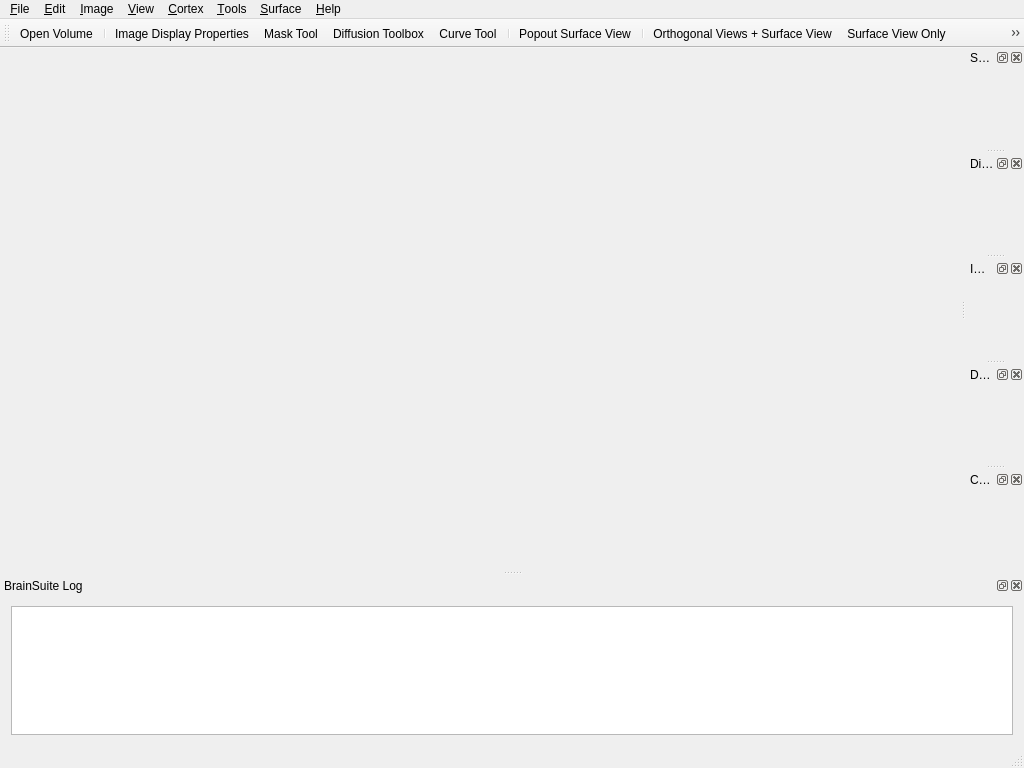
<?xml version="1.0" encoding="UTF-8"?>
<ui version="4.0">
 <class>BrainSuiteWindow</class>
 <widget class="QMainWindow" name="BrainSuiteWindow">
  <property name="geometry">
   <rect>
    <x>0</x>
    <y>0</y>
    <width>1024</width>
    <height>768</height>
   </rect>
  </property>
  <property name="focusPolicy">
   <enum>Qt::ClickFocus</enum>
  </property>
  <property name="acceptDrops">
   <bool>true</bool>
  </property>
  <property name="windowTitle">
   <string>BrainSuiteWindow</string>
  </property>
  <widget class="QWidget" name="centralWindow">
   <property name="enabled">
    <bool>true</bool>
   </property>
   <layout class="QGridLayout" name="gridLayout">
    <item row="2" column="2">
     <spacer name="verticalSpacer_2">
      <property name="orientation">
       <enum>Qt::Vertical</enum>
      </property>
      <property name="sizeHint" stdset="0">
       <size>
        <width>20</width>
        <height>40</height>
       </size>
      </property>
     </spacer>
    </item>
    <item row="0" column="2">
     <spacer name="verticalSpacer">
      <property name="orientation">
       <enum>Qt::Vertical</enum>
      </property>
      <property name="sizeHint" stdset="0">
       <size>
        <width>20</width>
        <height>40</height>
       </size>
      </property>
     </spacer>
    </item>
    <item row="1" column="3">
     <spacer name="horizontalSpacer_2">
      <property name="orientation">
       <enum>Qt::Horizontal</enum>
      </property>
      <property name="sizeHint" stdset="0">
       <size>
        <width>40</width>
        <height>20</height>
       </size>
      </property>
     </spacer>
    </item>
    <item row="1" column="0">
     <spacer name="horizontalSpacer">
      <property name="orientation">
       <enum>Qt::Horizontal</enum>
      </property>
      <property name="sizeHint" stdset="0">
       <size>
        <width>40</width>
        <height>20</height>
       </size>
      </property>
     </spacer>
    </item>
    <item row="0" column="1">
     <widget class="WelcomeSplashPage" name="splashWidget" native="true">
      <property name="minimumSize">
       <size>
        <width>640</width>
        <height>480</height>
       </size>
      </property>
     </widget>
    </item>
   </layout>
  </widget>
  <widget class="QMenuBar" name="menuBar">
   <property name="geometry">
    <rect>
     <x>0</x>
     <y>0</y>
     <width>1024</width>
     <height>22</height>
    </rect>
   </property>
   <widget class="QMenu" name="menuFile">
    <property name="title">
     <string>&amp;File</string>
    </property>
    <widget class="QMenu" name="menu_Open_2">
     <property name="title">
      <string>&amp;Open</string>
     </property>
     <addaction name="action_Mask_Volume"/>
     <addaction name="action_Label_Volume"/>
     <addaction name="action_Open_Overlay_Volume"/>
     <addaction name="action_Overlay2_Volume"/>
     <addaction name="actionTime_series_list"/>
     <addaction name="actionColormap_LUT"/>
     <addaction name="separator"/>
     <addaction name="action_Tissue_Fraction_Volume"/>
     <addaction name="action_Hemisphere_Label_Volume"/>
     <addaction name="separator"/>
     <addaction name="action_Surface"/>
     <addaction name="action_OpenCurveset"/>
     <addaction name="separator"/>
     <addaction name="action_Fiber_Tract_Set"/>
     <addaction name="actionOpen_connectivity_matrix"/>
     <addaction name="action_HARDI_SHC_Data"/>
     <addaction name="actionLoad_ODF_Maxima"/>
     <addaction name="separator"/>
     <addaction name="actionLabel_Description_File"/>
     <addaction name="actionLoad_Custom_Cerebrum_Mask"/>
     <addaction name="separator"/>
     <addaction name="action_BST_File"/>
     <addaction name="separator"/>
     <addaction name="actionExtraction_Settings"/>
    </widget>
    <widget class="QMenu" name="menu_Save">
     <property name="title">
      <string>&amp;Save Volume</string>
     </property>
     <addaction name="action_Save_Primary_Volume"/>
     <addaction name="action_Save_Overlay1_Volume"/>
     <addaction name="action_Save_Overlay2_Volume"/>
     <addaction name="action_SaveMaskVolume"/>
     <addaction name="action_Save_Label_Volume"/>
     <addaction name="separator"/>
     <addaction name="separator"/>
     <addaction name="actionODF_Eig"/>
    </widget>
    <widget class="QMenu" name="menuRecent_Volume">
     <property name="title">
      <string>&amp;Recent Files</string>
     </property>
     <addaction name="actionMRU1"/>
    </widget>
    <widget class="QMenu" name="menuSave_Fiber_Tracts">
     <property name="title">
      <string>Save Fiber Tracks</string>
     </property>
     <addaction name="actionSave_Full_Set"/>
     <addaction name="actionSave_Subset"/>
    </widget>
    <addaction name="actionImage_Volume"/>
    <addaction name="menu_Open_2"/>
    <addaction name="menuRecent_Volume"/>
    <addaction name="menu_Save"/>
    <addaction name="menuSave_Fiber_Tracts"/>
    <addaction name="actionSave_Extraction_Settings"/>
    <addaction name="actionSave_Connectivity_Matrix"/>
    <addaction name="actionSave_Surfaceview_Screenshot"/>
    <addaction name="separator"/>
    <addaction name="actionUse_Native_File_Dialogs"/>
    <addaction name="actionExit"/>
   </widget>
   <widget class="QMenu" name="menu_Surface">
    <property name="title">
     <string>&amp;Surface</string>
    </property>
    <addaction name="actionSurface_DisplayProperties"/>
    <addaction name="action_Continuous_sync_with_image_view"/>
    <addaction name="action_Reset_Surface_View"/>
    <addaction name="action_Popout_Surface_View"/>
   </widget>
   <widget class="QMenu" name="menu_Edit">
    <property name="enabled">
     <bool>true</bool>
    </property>
    <property name="title">
     <string>&amp;Edit</string>
    </property>
    <addaction name="action_Undo_mask_edit"/>
    <addaction name="actionRedo_mask_edit"/>
    <addaction name="actionDisable_Mask_Undo_System"/>
   </widget>
   <widget class="QMenu" name="menu_Image">
    <property name="title">
     <string>&amp;Image</string>
    </property>
    <widget class="QMenu" name="menuVolume_LUT">
     <property name="title">
      <string>Volume LUT</string>
     </property>
    </widget>
    <widget class="QMenu" name="menuScreen_Mask_Mode">
     <property name="title">
      <string>Screen &amp;Mask Mode</string>
     </property>
     <addaction name="action_Stencil"/>
     <addaction name="action_Outline"/>
     <addaction name="action_Blend"/>
     <addaction name="action_Mask_Only"/>
    </widget>
    <addaction name="actionShow_Volume"/>
    <addaction name="actionShow_Overlay_1"/>
    <addaction name="actionShow_Overlay_2"/>
    <addaction name="actionShow_Label_Overlay"/>
    <addaction name="actionScreen_with_Mask_Volume"/>
    <addaction name="menuScreen_Mask_Mode"/>
    <addaction name="actionShow_Labels_as_Outlines"/>
    <addaction name="separator"/>
    <addaction name="menuVolume_LUT"/>
    <addaction name="actionOverlay1_LUT"/>
    <addaction name="actionOverlay2_LUT"/>
    <addaction name="action_Autoscale_Image_Intensities"/>
    <addaction name="action_Show_Curves_on_Image_Slices"/>
    <addaction name="actionThree_color_mode"/>
    <addaction name="actionDisable_Autoscaling"/>
   </widget>
   <widget class="QMenu" name="menu_View">
    <property name="title">
     <string>&amp;View</string>
    </property>
    <addaction name="action_Image_Display_Properties"/>
    <addaction name="action_Orthogonal_Views_Surface_View"/>
    <addaction name="action_Surface_View_Only"/>
    <addaction name="actionSingle_Frame"/>
    <addaction name="separator"/>
    <addaction name="actionZoom_Best_Fit"/>
    <addaction name="separator"/>
    <addaction name="actionAxial_View"/>
    <addaction name="actionSagittal_View"/>
    <addaction name="actionCoronal_View"/>
    <addaction name="actionAutozoom_on_Resize"/>
   </widget>
   <widget class="QMenu" name="menu_Cortex">
    <property name="title">
     <string>&amp;Cortex</string>
    </property>
    <addaction name="action_Cortical_Extraction_Sequence"/>
    <addaction name="separator"/>
    <addaction name="action_BSE"/>
    <addaction name="action_Skull_and_Scalp"/>
    <addaction name="actionNonuniformity_Correction_BFC"/>
    <addaction name="actionTissue_Classification_PVC"/>
    <addaction name="action_Cerebrum_Extraction"/>
    <addaction name="action_Inner_Cortex_Boundary"/>
    <addaction name="action_Scrub_Mask"/>
    <addaction name="action_Topological_Correction"/>
    <addaction name="action_Wisp_Filter"/>
    <addaction name="action_Inner_Cortical_Surface"/>
    <addaction name="action_Pial_Surface"/>
    <addaction name="action_Hemisphere_Splitting"/>
    <addaction name="actionSurface_Volume_Registration"/>
    <addaction name="separator"/>
    <addaction name="actionSelect_SVReg_Directory"/>
    <addaction name="actionAdd_Custom_SVReg_Atlas_Directory"/>
   </widget>
   <widget class="QMenu" name="menu_Tools">
    <property name="title">
     <string>&amp;Tools</string>
    </property>
    <addaction name="action_Mask_Tool"/>
    <addaction name="action_Painter_Tool"/>
    <addaction name="action_Diffusion_Display_Properties"/>
    <addaction name="action_HARDI_Tool"/>
    <addaction name="actionFiber_Tract_Tool"/>
    <addaction name="action_Connectivity_Viewer"/>
    <addaction name="action_Curve_Tool"/>
    <addaction name="separator"/>
    <addaction name="actionVolume_Info"/>
    <addaction name="action_Show_Current_Display_Settings"/>
   </widget>
   <widget class="QMenu" name="menu_Help">
    <property name="title">
     <string>&amp;Help</string>
    </property>
    <addaction name="action_About_BrainSuiteQT"/>
    <addaction name="action_Visit_the_BrainSuite_website"/>
    <addaction name="action_Visit_the_BrainSuite_Forum"/>
    <addaction name="action_Visit_the_BrainSuite_Download_Page"/>
    <addaction name="action_Reinstall_BrainSuite_Atlas_Files"/>
    <addaction name="actionAllow_BrainSuite_to_Check_for_Updates"/>
   </widget>
   <addaction name="menuFile"/>
   <addaction name="menu_Edit"/>
   <addaction name="menu_Image"/>
   <addaction name="menu_View"/>
   <addaction name="menu_Cortex"/>
   <addaction name="menu_Tools"/>
   <addaction name="menu_Surface"/>
   <addaction name="menu_Help"/>
  </widget>
  <widget class="QToolBar" name="mainToolBar">
   <property name="windowTitle">
    <string>Toolbar</string>
   </property>
   <attribute name="toolBarArea">
    <enum>TopToolBarArea</enum>
   </attribute>
   <attribute name="toolBarBreak">
    <bool>false</bool>
   </attribute>
   <addaction name="actionImage_Volume"/>
   <addaction name="separator"/>
   <addaction name="action_Image_Display_Properties"/>
   <addaction name="action_Mask_Tool"/>
   <addaction name="action_Diffusion_Display_Properties"/>
   <addaction name="action_Curve_Tool"/>
   <addaction name="separator"/>
   <addaction name="action_Popout_Surface_View"/>
   <addaction name="separator"/>
   <addaction name="action_Orthogonal_Views_Surface_View"/>
   <addaction name="action_Surface_View_Only"/>
   <addaction name="actionCoronal_View"/>
   <addaction name="actionSagittal_View"/>
   <addaction name="actionAxial_View"/>
   <addaction name="separator"/>
   <addaction name="action_Reset_Surface_View"/>
  </widget>
  <widget class="QStatusBar" name="statusBar"/>
  <widget class="QDockWidget" name="consoleDockWidget">
   <property name="allowedAreas">
    <set>Qt::BottomDockWidgetArea|Qt::TopDockWidgetArea</set>
   </property>
   <property name="windowTitle">
    <string>BrainSuite Log</string>
   </property>
   <attribute name="dockWidgetArea">
    <number>8</number>
   </attribute>
   <widget class="QWidget" name="dockWidgetContents">
    <layout class="QGridLayout" name="consoleGridLayout">
     <item row="0" column="0">
      <widget class="ConsoleText" name="consoleTextEdit">
       <property name="readOnly">
        <bool>true</bool>
       </property>
      </widget>
     </item>
    </layout>
   </widget>
  </widget>
  <widget class="QDockWidget" name="surfaceDisplayPropertiesDockWidget">
   <property name="floating">
    <bool>false</bool>
   </property>
   <property name="allowedAreas">
    <set>Qt::LeftDockWidgetArea|Qt::RightDockWidgetArea</set>
   </property>
   <property name="windowTitle">
    <string>Surface Display</string>
   </property>
   <attribute name="dockWidgetArea">
    <number>2</number>
   </attribute>
   <widget class="QWidget" name="dockWidgetContents_4"/>
  </widget>
  <widget class="QDockWidget" name="diffusionToolboxDockWidget">
   <property name="allowedAreas">
    <set>Qt::LeftDockWidgetArea|Qt::RightDockWidgetArea</set>
   </property>
   <property name="windowTitle">
    <string>Diffusion Toolbox</string>
   </property>
   <attribute name="dockWidgetArea">
    <number>2</number>
   </attribute>
   <widget class="QWidget" name="dockWidgetContents_2"/>
  </widget>
  <widget class="QDockWidget" name="imageDisplayPropertiesDockWidget">
   <property name="allowedAreas">
    <set>Qt::LeftDockWidgetArea|Qt::RightDockWidgetArea</set>
   </property>
   <property name="windowTitle">
    <string>Image Display</string>
   </property>
   <attribute name="dockWidgetArea">
    <number>2</number>
   </attribute>
   <widget class="QWidget" name="dockWidgetContents_3"/>
  </widget>
  <widget class="QDockWidget" name="delineationToolboxDockWidget">
   <property name="allowedAreas">
    <set>Qt::LeftDockWidgetArea|Qt::RightDockWidgetArea</set>
   </property>
   <property name="windowTitle">
    <string>Delineation Toolbox</string>
   </property>
   <attribute name="dockWidgetArea">
    <number>2</number>
   </attribute>
   <widget class="QWidget" name="dockWidgetContents_5"/>
  </widget>
  <widget class="QDockWidget" name="curveToolDockWidget">
   <property name="features">
    <set>QDockWidget::AllDockWidgetFeatures</set>
   </property>
   <property name="allowedAreas">
    <set>Qt::LeftDockWidgetArea|Qt::RightDockWidgetArea</set>
   </property>
   <property name="windowTitle">
    <string>Curve Toolbox</string>
   </property>
   <attribute name="dockWidgetArea">
    <number>2</number>
   </attribute>
   <widget class="QWidget" name="dockWidgetContents_6"/>
  </widget>
  <action name="actionExit">
   <property name="text">
    <string>&amp;Exit</string>
   </property>
  </action>
  <action name="actionSurface_DisplayProperties">
   <property name="text">
    <string>Show Surface &amp;Display Properties Toolbox</string>
   </property>
  </action>
  <action name="actionImage_Volume">
   <property name="icon">
    <iconset resource="brainsuite.qrc">
     <normaloff>:/images/images/folder_open_brain_256px.png</normaloff>:/images/images/folder_open_brain_256px.png</iconset>
   </property>
   <property name="text">
    <string>&amp;Open Volume...</string>
   </property>
   <property name="toolTip">
    <string>Open Image Volume</string>
   </property>
   <property name="shortcut">
    <string>Ctrl+O</string>
   </property>
  </action>
  <action name="action_Surface">
   <property name="text">
    <string>&amp;Surface...</string>
   </property>
   <property name="toolTip">
    <string>Open Surface...</string>
   </property>
  </action>
  <action name="action_Mask_Volume">
   <property name="icon">
    <iconset resource="brainsuite.qrc">
     <normaloff>:/images/images/mask_icon.png</normaloff>:/images/images/mask_icon.png</iconset>
   </property>
   <property name="text">
    <string>&amp;Mask Volume...</string>
   </property>
  </action>
  <action name="action_Label_Volume">
   <property name="text">
    <string>&amp;Label Volume...</string>
   </property>
  </action>
  <action name="action_About_BrainSuiteQT">
   <property name="text">
    <string>&amp;About BrainSuite</string>
   </property>
  </action>
  <action name="action_Visit_the_BrainSuite_website">
   <property name="text">
    <string>&amp;Visit the BrainSuite Website</string>
   </property>
  </action>
  <action name="action_Tools">
   <property name="enabled">
    <bool>true</bool>
   </property>
   <property name="text">
    <string>&amp;Tools</string>
   </property>
  </action>
  <action name="actionGrey">
   <property name="text">
    <string>Grey</string>
   </property>
  </action>
  <action name="actionHot">
   <property name="text">
    <string>Hot</string>
   </property>
  </action>
  <action name="actionJet">
   <property name="text">
    <string>Jet</string>
   </property>
  </action>
  <action name="action_Open_Overlay_Volume">
   <property name="text">
    <string>&amp;Overlay Volume</string>
   </property>
   <property name="toolTip">
    <string>Open Overlay Volume</string>
   </property>
  </action>
  <action name="action_Overlay2_Volume">
   <property name="text">
    <string>&amp;Overlay2 Volume...</string>
   </property>
  </action>
  <action name="action_Tissue_Fraction_Volume">
   <property name="enabled">
    <bool>false</bool>
   </property>
   <property name="text">
    <string>&amp;Tissue Fraction Volume...</string>
   </property>
  </action>
  <action name="action_Hemisphere_Label_Volume">
   <property name="enabled">
    <bool>false</bool>
   </property>
   <property name="text">
    <string>&amp;Hemisphere Label Volume</string>
   </property>
  </action>
  <action name="action_OpenCurveset">
   <property name="enabled">
    <bool>true</bool>
   </property>
   <property name="text">
    <string>&amp;Curveset...</string>
   </property>
  </action>
  <action name="action_Import_DICOM">
   <property name="enabled">
    <bool>true</bool>
   </property>
   <property name="text">
    <string>&amp;Import DICOM</string>
   </property>
   <property name="visible">
    <bool>true</bool>
   </property>
  </action>
  <action name="actionShow_Volume">
   <property name="checkable">
    <bool>true</bool>
   </property>
   <property name="enabled">
    <bool>false</bool>
   </property>
   <property name="text">
    <string>Show &amp;Volume</string>
   </property>
   <property name="visible">
    <bool>false</bool>
   </property>
  </action>
  <action name="actionShow_Overlay_1">
   <property name="checkable">
    <bool>true</bool>
   </property>
   <property name="enabled">
    <bool>true</bool>
   </property>
   <property name="text">
    <string>Show Overlay&amp;1</string>
   </property>
  </action>
  <action name="actionShow_Overlay_2">
   <property name="checkable">
    <bool>true</bool>
   </property>
   <property name="enabled">
    <bool>true</bool>
   </property>
   <property name="text">
    <string>Show Overlay&amp;2</string>
   </property>
  </action>
  <action name="actionShow_Label_Overlay">
   <property name="text">
    <string>Show &amp;Label Overlay</string>
   </property>
  </action>
  <action name="actionScreen_with_Mask_Volume">
   <property name="checkable">
    <bool>true</bool>
   </property>
   <property name="text">
    <string>Screen with &amp;Mask Volume</string>
   </property>
  </action>
  <action name="action_Stencil">
   <property name="checkable">
    <bool>true</bool>
   </property>
   <property name="text">
    <string>Stencil</string>
   </property>
  </action>
  <action name="action_Outline">
   <property name="checkable">
    <bool>true</bool>
   </property>
   <property name="text">
    <string>&amp;Outline</string>
   </property>
  </action>
  <action name="action_Blend">
   <property name="checkable">
    <bool>true</bool>
   </property>
   <property name="text">
    <string>&amp;Blend</string>
   </property>
  </action>
  <action name="action_Mask_Only">
   <property name="checkable">
    <bool>true</bool>
   </property>
   <property name="text">
    <string>&amp;Mask Only</string>
   </property>
  </action>
  <action name="actionOverlay1_LUT">
   <property name="text">
    <string>Overlay1 LUT</string>
   </property>
  </action>
  <action name="actionOverlay2_LUT">
   <property name="text">
    <string>Overlay2 LUT</string>
   </property>
  </action>
  <action name="actionThree_Color_Mode">
   <property name="enabled">
    <bool>false</bool>
   </property>
   <property name="text">
    <string>Three Color Mode</string>
   </property>
  </action>
  <action name="action_Autoscale_Image_Intensities">
   <property name="text">
    <string>&amp;Autoscale Image Intensities</string>
   </property>
  </action>
  <action name="action_Image_Display_Properties">
   <property name="icon">
    <iconset resource="brainsuite.qrc">
     <normaloff>:/images/images/image_properties.png</normaloff>:/images/images/image_properties.png</iconset>
   </property>
   <property name="text">
    <string>&amp;Image Display Properties</string>
   </property>
  </action>
  <action name="action_Visit_the_BrainSuite_Forum">
   <property name="text">
    <string>&amp;Visit the BrainSuite Forum</string>
   </property>
  </action>
  <action name="action_Visit_the_BrainSuite_Download_Page">
   <property name="text">
    <string>&amp;Visit the BrainSuite Download Page</string>
   </property>
  </action>
  <action name="action_Continuous_sync_with_image_view">
   <property name="checkable">
    <bool>true</bool>
   </property>
   <property name="text">
    <string>&amp;Continuous sync with image view</string>
   </property>
  </action>
  <action name="action_HARDI_SHC_Data">
   <property name="text">
    <string>&amp;HARDI SHC Data...</string>
   </property>
  </action>
  <action name="action_Fiber_Tract_Set">
   <property name="text">
    <string>&amp;Fiber Track Set...</string>
   </property>
  </action>
  <action name="actionFiber_Tract_Tool">
   <property name="text">
    <string>Fiber Tract Tool</string>
   </property>
  </action>
  <action name="actionLabel_Description_File">
   <property name="text">
    <string>Label &amp;Description File...</string>
   </property>
  </action>
  <action name="action_BST_File">
   <property name="text">
    <string>&amp;BST File...</string>
   </property>
  </action>
  <action name="actionSkull_Stripping_BSE">
   <property name="text">
    <string>Skull Stripping (BSE)</string>
   </property>
  </action>
  <action name="action_BSE">
   <property name="text">
    <string>&amp;Skull Stripping (BSE)</string>
   </property>
  </action>
  <action name="action_SaveMaskVolume">
   <property name="text">
    <string>&amp;Mask Volume</string>
   </property>
  </action>
  <action name="action_Connectivity_Viewer">
   <property name="enabled">
    <bool>true</bool>
   </property>
   <property name="text">
    <string>&amp;Connectivity Viewer</string>
   </property>
  </action>
  <action name="actionTissue_Classification_PVC">
   <property name="text">
    <string>Tissue Classification (PVC)</string>
   </property>
  </action>
  <action name="actionMRU1">
   <property name="text">
    <string>MRU1</string>
   </property>
   <property name="visible">
    <bool>false</bool>
   </property>
  </action>
  <action name="actionNonuniformity_Correction_BFC">
   <property name="text">
    <string>Nonuniformity Correction (BFC)</string>
   </property>
  </action>
  <action name="action_Cerebrum_Extraction">
   <property name="text">
    <string>&amp;Cerebrum Labeling</string>
   </property>
  </action>
  <action name="action_Inner_Cortex_Boundary">
   <property name="text">
    <string>&amp;Inner Cortical Mask</string>
   </property>
  </action>
  <action name="action_Scrub_Mask">
   <property name="text">
    <string>&amp;Scrub Mask</string>
   </property>
  </action>
  <action name="action_Topological_Correction">
   <property name="text">
    <string>&amp;Topology Correction</string>
   </property>
  </action>
  <action name="action_Wisp_Filter">
   <property name="text">
    <string>&amp;Wisp Removal</string>
   </property>
  </action>
  <action name="action_Inner_Cortical_Surface">
   <property name="text">
    <string>&amp;Inner Cortical Surface</string>
   </property>
  </action>
  <action name="action_Pial_Surface">
   <property name="text">
    <string>&amp;Pial Surface</string>
   </property>
  </action>
  <action name="action_Hemisphere_Splitting">
   <property name="text">
    <string>&amp;Split Hemispheres</string>
   </property>
  </action>
  <action name="action_Skull_and_Scalp">
   <property name="enabled">
    <bool>true</bool>
   </property>
   <property name="text">
    <string>&amp;Skull and Scalp</string>
   </property>
  </action>
  <action name="action_Orthogonal_Views_Surface_View">
   <property name="icon">
    <iconset resource="brainsuite.qrc">
     <normaloff>:/images/images/surface_screen_4up_256px.png</normaloff>:/images/images/surface_screen_4up_256px.png</iconset>
   </property>
   <property name="text">
    <string>&amp;Orthogonal Views + Surface View</string>
   </property>
  </action>
  <action name="action_Surface_View_Only">
   <property name="icon">
    <iconset resource="brainsuite.qrc">
     <normaloff>:/images/images/surface_screen_maximize_256px.png</normaloff>:/images/images/surface_screen_maximize_256px.png</iconset>
   </property>
   <property name="text">
    <string>&amp;Surface View Only</string>
   </property>
  </action>
  <action name="actionZoom_Best_Fit">
   <property name="text">
    <string>Zoom &amp;Best Fit</string>
   </property>
  </action>
  <action name="action_Mask_Tool">
   <property name="icon">
    <iconset resource="brainsuite.qrc">
     <normaloff>:/images/images/mask_icon.png</normaloff>:/images/images/mask_icon.png</iconset>
   </property>
   <property name="text">
    <string>&amp;Mask Tool</string>
   </property>
  </action>
  <action name="action_Painter_Tool">
   <property name="text">
    <string>&amp;Painter Tool</string>
   </property>
  </action>
  <action name="action_Cortical_Extraction_Sequence">
   <property name="text">
    <string>&amp;Cortical Surface Extraction Sequence</string>
   </property>
  </action>
  <action name="action_Save_Primary_Volume">
   <property name="text">
    <string>&amp;Primary Volume</string>
   </property>
  </action>
  <action name="action_Save_Overlay1_Volume">
   <property name="text">
    <string>&amp;Overlay1 Volume</string>
   </property>
  </action>
  <action name="action_Save_Overlay2_Volume">
   <property name="text">
    <string>&amp;Overlay2 Volume</string>
   </property>
  </action>
  <action name="action_Save_Label_Volume">
   <property name="text">
    <string>&amp;Label Volume</string>
   </property>
  </action>
  <action name="action_Reset_Surface_View">
   <property name="icon">
    <iconset resource="brainsuite.qrc">
     <normaloff>:/images/images/surface_rewind_256px.png</normaloff>:/images/images/surface_rewind_256px.png</iconset>
   </property>
   <property name="text">
    <string>&amp;Reset Surface View</string>
   </property>
  </action>
  <action name="action_Curve_Tool">
   <property name="icon">
    <iconset resource="brainsuite.qrc">
     <normaloff>:/images/images/curve_tool_icon_64px.png</normaloff>:/images/images/curve_tool_icon_64px.png</iconset>
   </property>
   <property name="text">
    <string>&amp;Curve Tool</string>
   </property>
   <property name="toolTip">
    <string>Launch the Curve Tool Sidepanel</string>
   </property>
  </action>
  <action name="actionLoad_Custom_Cerebrum_Mask">
   <property name="text">
    <string>Load Custom Cerebrum Mask...</string>
   </property>
  </action>
  <action name="actionClear_mask_below_z_plane">
   <property name="text">
    <string>Clear mask below z-plane</string>
   </property>
  </action>
  <action name="actionClear_mask_above_z_plane">
   <property name="text">
    <string>Clear mask above z-plane</string>
   </property>
  </action>
  <action name="actionClear_mask_in_front_of_y_plane">
   <property name="text">
    <string>Clear mask in front of y-plane</string>
   </property>
  </action>
  <action name="actionClear_mask_in_back_of_y_plane">
   <property name="text">
    <string>Clear mask in back of y-plane</string>
   </property>
  </action>
  <action name="actionClear_mask_left_of_x_plane">
   <property name="text">
    <string>Clear mask left of x-plane</string>
   </property>
  </action>
  <action name="actionClear_mask_right_of_x_plane">
   <property name="text">
    <string>Clear mask right of x-plane</string>
   </property>
  </action>
  <action name="action_Undo_mask_edit">
   <property name="text">
    <string>&amp;Undo mask edit</string>
   </property>
  </action>
  <action name="actionOpen_connectivity_matrix">
   <property name="text">
    <string>Connectivity Matrix...</string>
   </property>
  </action>
  <action name="action_Popout_Surface_View">
   <property name="checkable">
    <bool>true</bool>
   </property>
   <property name="icon">
    <iconset resource="brainsuite.qrc">
     <normaloff>:/images/images/surface_view_popout_256px.png</normaloff>:/images/images/surface_view_popout_256px.png</iconset>
   </property>
   <property name="text">
    <string>&amp;Popout Surface View</string>
   </property>
  </action>
  <action name="action_Show_Curves_on_Image_Slices">
   <property name="text">
    <string>&amp;Show Curves on Image Slices</string>
   </property>
  </action>
  <action name="actionSurface_Volume_Registration">
   <property name="text">
    <string>Surface/Volume Registration</string>
   </property>
  </action>
  <action name="action_Reinstall_BrainSuite_Atlas_Files">
   <property name="text">
    <string>&amp;Reinstall BrainSuite Atlas Files</string>
   </property>
  </action>
  <action name="action_HARDI_Tool">
   <property name="icon">
    <iconset resource="brainsuite.qrc">
     <normaloff>:/images/images/hardi_icon.png</normaloff>:/images/images/hardi_icon.png</iconset>
   </property>
   <property name="text">
    <string>HARDI Tool</string>
   </property>
  </action>
  <action name="action_Diffusion_Display_Properties">
   <property name="icon">
    <iconset resource="brainsuite.qrc">
     <normaloff>:/images/images/hardi_icon.png</normaloff>:/images/images/hardi_icon.png</iconset>
   </property>
   <property name="text">
    <string>&amp;Diffusion Toolbox</string>
   </property>
  </action>
  <action name="actionODF_Eig">
   <property name="text">
    <string>ODF Eig</string>
   </property>
  </action>
  <action name="actionLoad_ODF_Maxima">
   <property name="text">
    <string>ODF Maxima</string>
   </property>
  </action>
  <action name="actionSave_Full_Set">
   <property name="text">
    <string>Save All Fiber Tracks</string>
   </property>
  </action>
  <action name="actionSave_Subset">
   <property name="text">
    <string>Save Filtered Fiber Tracks</string>
   </property>
  </action>
  <action name="actionRedo_mask_edit">
   <property name="text">
    <string>Redo mask edit</string>
   </property>
  </action>
  <action name="actionSave_Surface_View_Screenshow">
   <property name="icon">
    <iconset>
     <normaloff>:/images/images/surface_sceen_shot_64px.png</normaloff>:/images/images/surface_sceen_shot_64px.png</iconset>
   </property>
   <property name="text">
    <string>Save Surface View Screenshot</string>
   </property>
  </action>
  <action name="actionOpenFileMenu">
   <property name="text">
    <string>OpenFileMenu</string>
   </property>
   <property name="menuRole">
    <enum>QAction::TextHeuristicRole</enum>
   </property>
  </action>
  <action name="actionSave_Custom_Sized_Rendering">
   <property name="text">
    <string>Save Custom Sized Rendering...</string>
   </property>
  </action>
  <action name="actionSelect_SVReg_Directory">
   <property name="text">
    <string>Select SVReg Directory</string>
   </property>
  </action>
  <action name="actionSave_Axial_Image_Screenshot">
   <property name="text">
    <string>Save Axial Image Screenshot</string>
   </property>
  </action>
  <action name="actionSave_Coronal_Image_Screenshot">
   <property name="text">
    <string>Save Coronal Image Screenshot</string>
   </property>
  </action>
  <action name="actionSave_Sagittal_Image_Screenshot">
   <property name="text">
    <string>Save Sagittal Image Screenshot</string>
   </property>
  </action>
  <action name="actionDisable_Mask_Undo_System">
   <property name="checkable">
    <bool>true</bool>
   </property>
   <property name="text">
    <string>Disable Mask Undo System</string>
   </property>
  </action>
  <action name="actionUse_Native_File_Dialogs">
   <property name="checkable">
    <bool>true</bool>
   </property>
   <property name="text">
    <string>Use Native File Dialogs</string>
   </property>
  </action>
  <action name="actionAllow_BrainSuite_to_Check_for_Updates">
   <property name="checkable">
    <bool>true</bool>
   </property>
   <property name="text">
    <string>Allow BrainSuite to Check for Updates</string>
   </property>
  </action>
  <action name="actionSingle_Frame">
   <property name="text">
    <string>Single Frame</string>
   </property>
  </action>
  <action name="actionAxial_View">
   <property name="icon">
    <iconset resource="brainsuite.qrc">
     <normaloff>:/images/images/ax_slice.png</normaloff>:/images/images/ax_slice.png</iconset>
   </property>
   <property name="text">
    <string>Axial View</string>
   </property>
  </action>
  <action name="actionSagittal_View">
   <property name="icon">
    <iconset resource="brainsuite.qrc">
     <normaloff>:/images/images/sag_slice.png</normaloff>:/images/images/sag_slice.png</iconset>
   </property>
   <property name="text">
    <string>Sagittal View</string>
   </property>
  </action>
  <action name="actionCoronal_View">
   <property name="icon">
    <iconset resource="brainsuite.qrc">
     <normaloff>:/images/images/cor_slice.png</normaloff>:/images/images/cor_slice.png</iconset>
   </property>
   <property name="text">
    <string>Coronal View</string>
   </property>
  </action>
  <action name="actionAutozoom_on_Resize">
   <property name="checkable">
    <bool>true</bool>
   </property>
   <property name="text">
    <string>Autozoom on Resize</string>
   </property>
  </action>
  <action name="action_Spin">
   <property name="checkable">
    <bool>true</bool>
   </property>
   <property name="text">
    <string>&amp;Spin</string>
   </property>
  </action>
  <action name="actionSet_Spin_Parameters">
   <property name="text">
    <string>Set Spin Parameters...</string>
   </property>
  </action>
  <action name="action_Electrode_File">
   <property name="text">
    <string>&amp;Electrode File...</string>
   </property>
  </action>
  <action name="actionThree_color_mode">
   <property name="checkable">
    <bool>true</bool>
   </property>
   <property name="text">
    <string>Three color mode</string>
   </property>
   <property name="toolTip">
    <string>Display three images as red, green, and blue</string>
   </property>
  </action>
  <action name="actionSave_Surfaceview_Screenshot">
   <property name="text">
    <string>Save Surfaceview Screenshot</string>
   </property>
  </action>
  <action name="actionSave_Connectivity_Matrix">
   <property name="text">
    <string>Save Connectivity Matrix</string>
   </property>
  </action>
  <action name="actionVolume_Info">
   <property name="text">
    <string>Volume Info</string>
   </property>
  </action>
  <action name="actionFlat_View">
   <property name="text">
    <string>Flat View</string>
   </property>
  </action>
  <action name="actionAdd_Custom_SVReg_Atlas_Directory">
   <property name="enabled">
    <bool>false</bool>
   </property>
   <property name="text">
    <string>Add Custom SVReg Atlas Directory</string>
   </property>
   <property name="visible">
    <bool>false</bool>
   </property>
  </action>
  <action name="action_Show_Current_Display_Settings">
   <property name="text">
    <string>&amp;Show Current Display Settings</string>
   </property>
   <property name="visible">
    <bool>false</bool>
   </property>
  </action>
  <action name="actionTime_series_list">
   <property name="text">
    <string>Time series list...</string>
   </property>
  </action>
  <action name="actionBig_Format_Data_Viewer">
   <property name="text">
    <string>Big Format Data Viewer</string>
   </property>
  </action>
  <action name="actionTime_Series_Playback">
   <property name="text">
    <string>Time Series Playback</string>
   </property>
  </action>
  <action name="actionShow_Labels_as_Outlines">
   <property name="checkable">
    <bool>true</bool>
   </property>
   <property name="text">
    <string>Show Labels as Outlines</string>
   </property>
  </action>
  <action name="actionSave_Extraction_Settings">
   <property name="text">
    <string>Save Extraction Settings</string>
   </property>
  </action>
  <action name="actionExtraction_Settings">
   <property name="text">
    <string>Load Extraction Settings...</string>
   </property>
  </action>
  <action name="actionDisable_Autoscaling">
   <property name="checkable">
    <bool>true</bool>
   </property>
   <property name="text">
    <string>Disable Autoscaling</string>
   </property>
  </action>
  <action name="actionColormap_LUT">
   <property name="text">
    <string>Colormap LUT</string>
   </property>
  </action>
 </widget>
 <layoutdefault spacing="6" margin="11"/>
 <customwidgets>
  <customwidget>
   <class>ConsoleText</class>
   <extends>QTextEdit</extends>
   <header location="global">consoletext.h</header>
  </customwidget>
  <customwidget>
   <class>WelcomeSplashPage</class>
   <extends>QWidget</extends>
   <header>welcomesplashpage.h</header>
   <container>1</container>
  </customwidget>
 </customwidgets>
 <resources>
  <include location="brainsuite.qrc"/>
 </resources>
 <connections/>
</ui>
